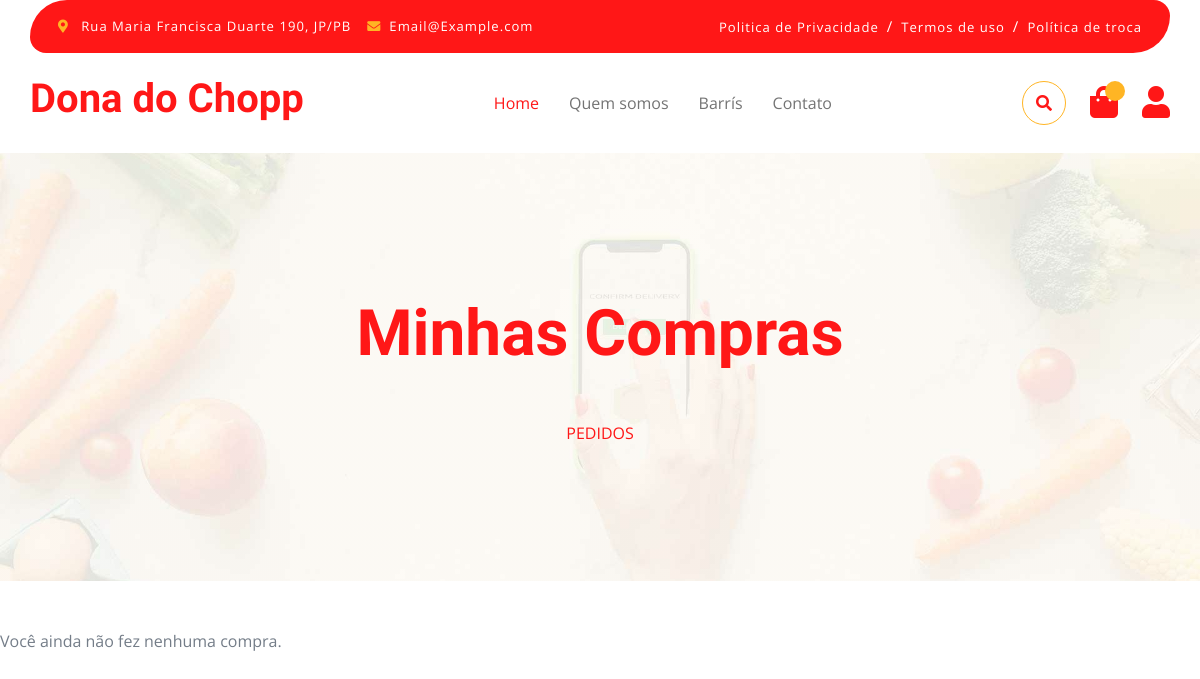
The page /minhas-compras/ (signed in) on the database as committed earlier.
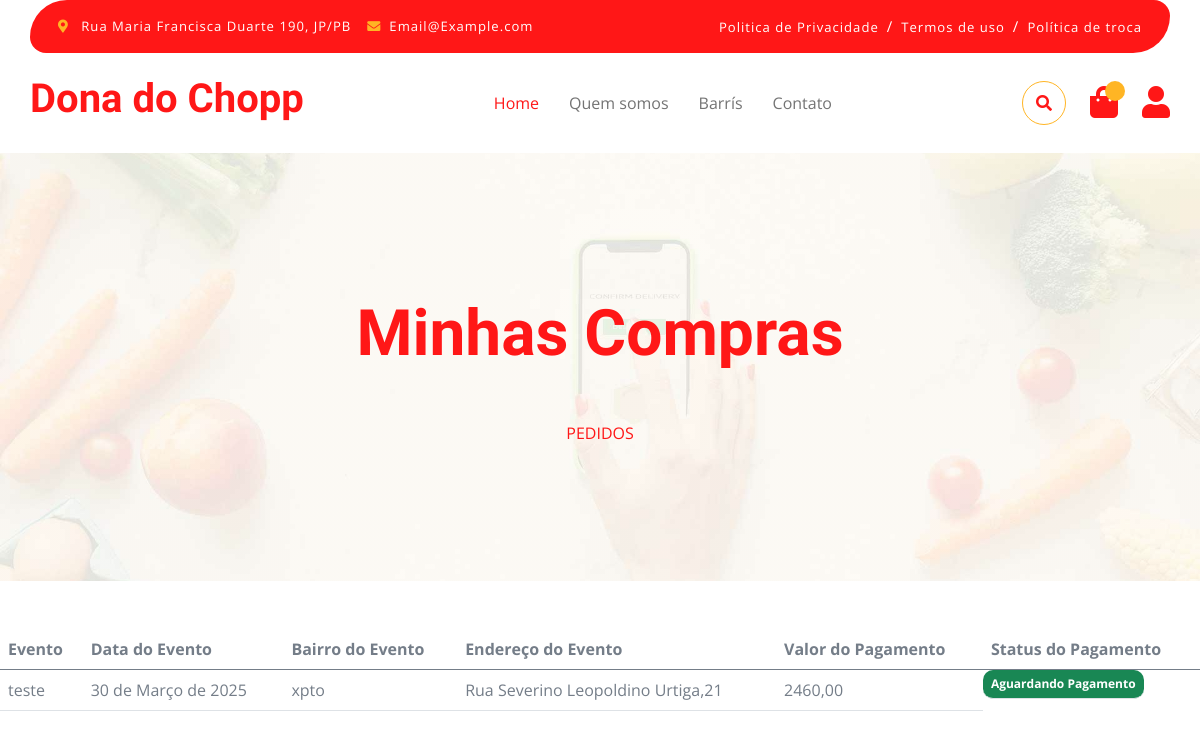
The same page on the database as committed later.
### authentication/models.py (models this page shows, shortened)
class Evento(models.Model):
    usuario = models.ForeignKey(Usuario, on_delete=models.CASCADE)
    cep = models.CharField(max_length=8, default=0)
    celular = models.CharField(max_length=11)
    bairro = models.CharField(max_length=100, default='None')
    endereco = models.CharField(max_length=100)
    data_evento = models.DateField(null=True)
    tipo_evento = models.CharField(max_length=50, null=True)
    status = models.CharField(max_length=50, null=True, blank=True, default=' ')
    hora_evento = models.TimeField(null=True)
    valor = models.DecimalField(max_digits=10, decimal_places=2, default=0)
    chopeiras = models.ManyToManyField(Chopeira)

### authentication/views.py (the view)
# urls.py: path('minhas-compras/', PedidosView.as_view(), name='minhas_compras'),
class PedidosView(TemplateView):
    template_name = 'sucesso.html'
    def get(self, request):
        usuario = request.user.username
        user = Usuario.objects.get(username=usuario)
        eventos = Evento.objects.filter(usuario=user).order_by('-id')
        print(f'-------------{usuario}---------')
        print(f'-------------{len(eventos)}---------')
        context = {'pagamentos':eventos}
        return render(request, self.template_name, context)

### templates/sucesso.html (shortened to what this page needs)
{% extends "base.html" %}
{% block 'content'%}
{% include 'parciais/nav_bar.html'%}
<div class="container-xxl py-5 bg-dark hero-header mb-5">
    <div class="container text-center my-5 pt-5 pb-4">
        <h1 class="mb-5 display-3 text-primary">Minhas Compras</h1>
        <nav aria-label="breadcrumb">
            <ol class="breadcrumb justify-content-center text-uppercase">
                <li class="breadcrumb-item"><a href="#">Pedidos</a></li>
            </ol>
        </nav>
    </div>
</div>
{% if pagamentos %}
    <table class="table d-none d-md-table">
        <thead>
            <tr>
                <th scope="col">Evento</th>
                <th scope="col">Data do Evento</th>
                <th scope="col">Bairro do Evento</th>
                <th scope="col">Endereço do Evento</th>
                <th scope="col">Valor do Pagamento</th>
                <th scope="col">Status do Pagamento</th>
            </tr>
        </thead>
        <tbody>
            {% for pag in pagamentos %}
            <tr>
                <td>{{ pag.tipo_evento }}</td>
                <td>{{ pag.data_evento }}</td>
                <td>{{ pag.bairro }}</td>
                <td>{{ pag.endereco }}</td>
                <td>{{ pag.valor }}</td>
                <td class="badge bg-success">{{ pag.status }}</td>
            </tr>
            {% endfor %}
        </tbody>
    </table>
{% else %}
    <p>Você ainda não fez nenhuma compra.</p>
{% endif %}
{% endblock %}

### templates/base.html (shortened to what this page needs)
<!DOCTYPE html>
<html lang="pt-br">
    <head>
        <link rel="stylesheet" href="https://use.fontawesome.com/releases/v5.15.4/css/all.css"/>
        <link href="https://cdn.jsdelivr.net/npm/bootstrap-icons@1.4.1/font/bootstrap-icons.css" rel="stylesheet">
        <link href="/static/lib/lightbox/css/lightbox.min.css" rel="stylesheet">
        <link href="/static/lib/owlcarousel/assets/owl.carousel.min.css" rel="stylesheet">
        <link href="/static/css/bootstrap.min.css" rel="stylesheet">
        <link href="/static/css/style.css" rel="stylesheet">
    </head>
    <body>
        {% block 'content'%}
        {%endblock%}
    </body>
</html>

### templates/parciais/nav_bar.html (shortened to what this page needs)
        <div class="container-fluid fixed-top" hx-get="{% url 'qtdcar'%}" hx-target="#qtdcar">
            <div class="container topbar bg-primary d-none d-lg-block">
                <div class="d-flex justify-content-between">
                    <div class="top-info ps-2">
                        <small class="me-3"><i class="fas fa-map-marker-alt me-2 text-secondary"></i> <a href="#" class="text-white">Rua Maria Francisca Duarte 190, JP/PB</a></small>
                        <small class="me-3"><i class="fas fa-envelope me-2 text-secondary"></i><a href="#" class="text-white">Email@Example.com</a></small>
                    </div>
                    <div class="top-link pe-2">
                        <a href="#" class="text-white"><small class="text-white mx-2">Politica de Privacidade</small>/</a>
                        <a href="#" class="text-white"><small class="text-white mx-2">Termos de uso</small>/</a>
                        <a href="#" class="text-white"><small class="text-white ms-2">Política de troca</small></a>
                    </div>
                </div>
            </div>
            <div class="container px-0">
                <nav class="navbar navbar-light bg-white navbar-expand-xl">
                    <a href="{% url 'index' %}" class="navbar-brand"><h1 class="text-primary display-6">Dona do Chopp</h1></a>
                    <div class="collapse navbar-collapse bg-white" id="navbarCollapse">
                        <div class="navbar-nav mx-auto">
                            <a href="{% url 'index'%}" class="nav-item nav-link active">Home</a>
                            <a href="#" class="nav-item nav-link">Quem somos</a>
                            <a href="{% url 'produtos'%}" class="nav-item nav-link">Barrís</a>
                            <a href="#" class="nav-item nav-link">Contato</a>
                        </div>
                        <div class="d-flex m-3 me-0">
                            <button class="btn-search btn border border-secondary btn-md-square rounded-circle bg-white me-4" data-bs-toggle="modal" data-bs-target="#searchModal"><i class="fas fa-search text-primary"></i></button>
                            <a href="{% url 'pagina_carrinho'%}" class="position-relative me-4 my-auto">
                                <i class="fa fa-shopping-bag fa-2x"></i>
                                <span class="position-absolute bg-secondary rounded-circle d-flex align-items-center justify-content-center text-dark px-1" style="top: -5px; left: 15px; height: 20px; min-width: 20px;" id="qtdcar">{{quantidade}}</span>
                            </a>
                            <a href="{% url 'minhas_compras'%}" class="my-auto">
                                <i class="fas fa-user fa-2x"></i>
                            </a>
                        </div>
                    </div>
                </nav>
            </div>
        </div>

### static/css/style.css (style rules this page uses)
.btn { font-weight: 600; transition: .5s; }
.btn-md-square { width: 44px; height: 44px; }
.btn-square, .btn-sm-square, .btn-md-square, .btn-lg-square { padding: 0; display: flex; align-items: center; justify-content: center; font-weight: normal; }
.btn.border-secondary { transition: 0.5s; }
.fixed-top { transition: 0.5s; background: var(--bs-white); border: 0; }
.topbar { padding: 20px; border-radius: 230px 100px; }
.topbar .top-info { font-size: 15px; line-height: 0; letter-spacing: 1px; display: flex; align-items: center; }
.topbar .top-link { font-size: 15px; line-height: 0; letter-spacing: 1px; display: flex; align-items: center; }
.topbar .top-link a { letter-spacing: 1px; }
.navbar .navbar-nav .nav-link { padding: 10px 15px; font-size: 16px; transition: .5s; }
.navbar { height: 100px; border-bottom: 1px solid rgba(255, 255, 255, .1); }
.navbar .navbar-nav .nav-link:hover, .navbar .navbar-nav .nav-link.active, .fixed-top.bg-white .navbar .navbar-nav .nav-link:hover, .fixed-top.bg-white .navbar .navbar-nav .nav-link.active { color: var(--bs-primary); }
.hero-header { background: linear-gradient(rgba(248, 223, 173, 0.1), rgba(248, 223, 173, 0.1)), url(../img/hero-img.jpg); background-position: center center; background-repeat: no-repeat; background-size: cover; }
@media (min-width: 992px) { .hero-header, .page-header { margin-top: 152px !important; } }

### templates/sucesso.html (style rules this page uses)
@media (min-width: 768px) { .table { display: table; } }

Rows that differ between the two databases and show on the page:
added Evento: tipo_evento "teste", data_evento "30 de Março de 2025", bairro "xpto", endereco "Rua Severino Leopoldino Urtiga,21", valor "2460,00", status "Aguardando Pagamento"
Other text that changed with them:
text no longer shown: "Você ainda não fez nenhuma compra."
text now shown: "Evento Data do Evento Bairro do Evento Endereço do Evento Valor do Pagamento Status do Pagamento"
